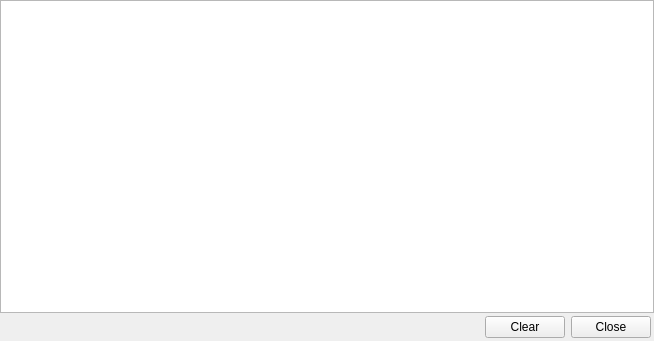
<?xml version="1.0" encoding="UTF-8"?>
<ui version="4.0">
 <class>Logview</class>
 <widget class="QWidget" name="Logview">
  <property name="geometry">
   <rect>
    <x>0</x>
    <y>0</y>
    <width>654</width>
    <height>341</height>
   </rect>
  </property>
  <property name="windowTitle">
   <string>Reality Note - Log</string>
  </property>
  <layout class="QVBoxLayout">
   <property name="spacing">
    <number>0</number>
   </property>
   <property name="margin">
    <number>0</number>
   </property>
   <item>
    <widget class="QTextEdit" name="logFileEdit">
     <property name="font">
      <font>
       <family>Courier New</family>
      </font>
     </property>
     <property name="lineWrapMode">
      <enum>QTextEdit::NoWrap</enum>
     </property>
     <property name="readOnly">
      <bool>true</bool>
     </property>
    </widget>
   </item>
   <item>
    <layout class="QHBoxLayout">
     <property name="spacing">
      <number>6</number>
     </property>
     <property name="margin">
      <number>3</number>
     </property>
     <item>
      <spacer>
       <property name="orientation">
        <enum>Qt::Horizontal</enum>
       </property>
       <property name="sizeHint" stdset="0">
        <size>
         <width>40</width>
         <height>20</height>
        </size>
       </property>
      </spacer>
     </item>
     <item>
      <widget class="QPushButton" name="clearButton">
       <property name="text">
        <string>Clear</string>
       </property>
      </widget>
     </item>
     <item>
      <widget class="QPushButton" name="closeButton">
       <property name="text">
        <string>Close</string>
       </property>
      </widget>
     </item>
    </layout>
   </item>
  </layout>
 </widget>
 <resources/>
 <connections/>
</ui>
